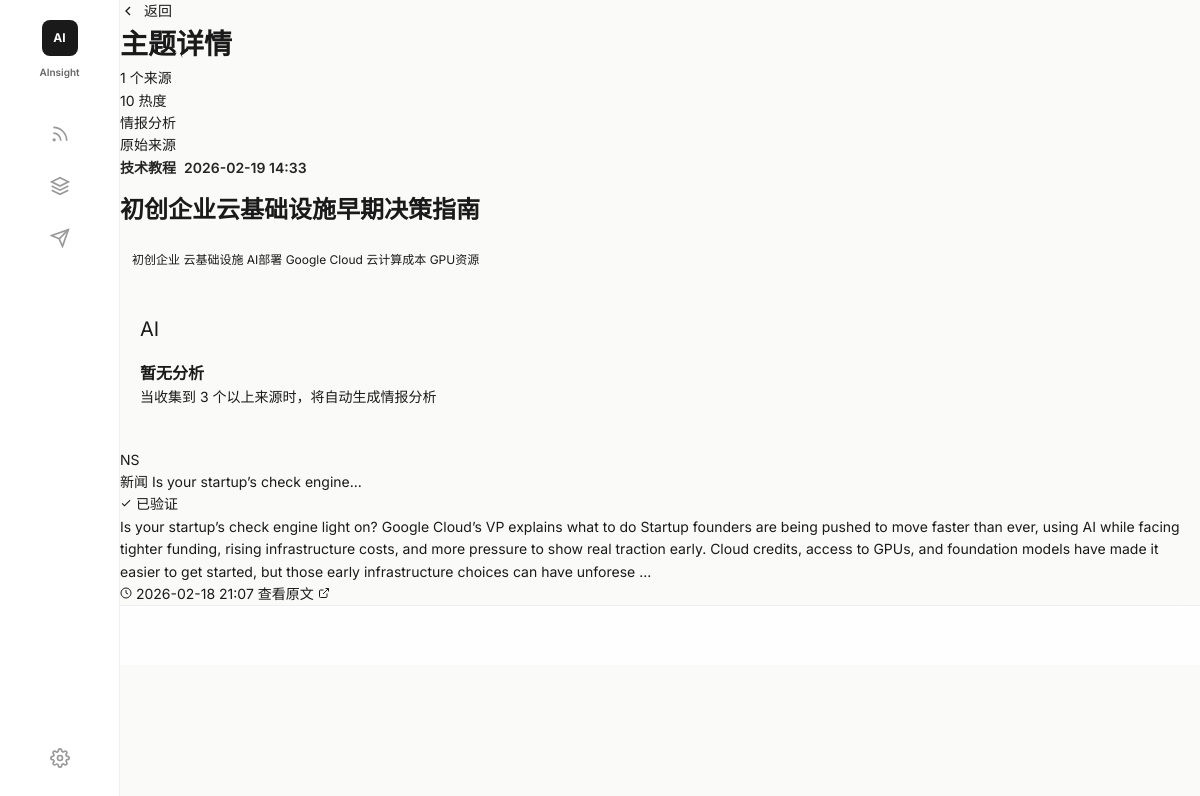
Before: /topic/5 with the older database file.
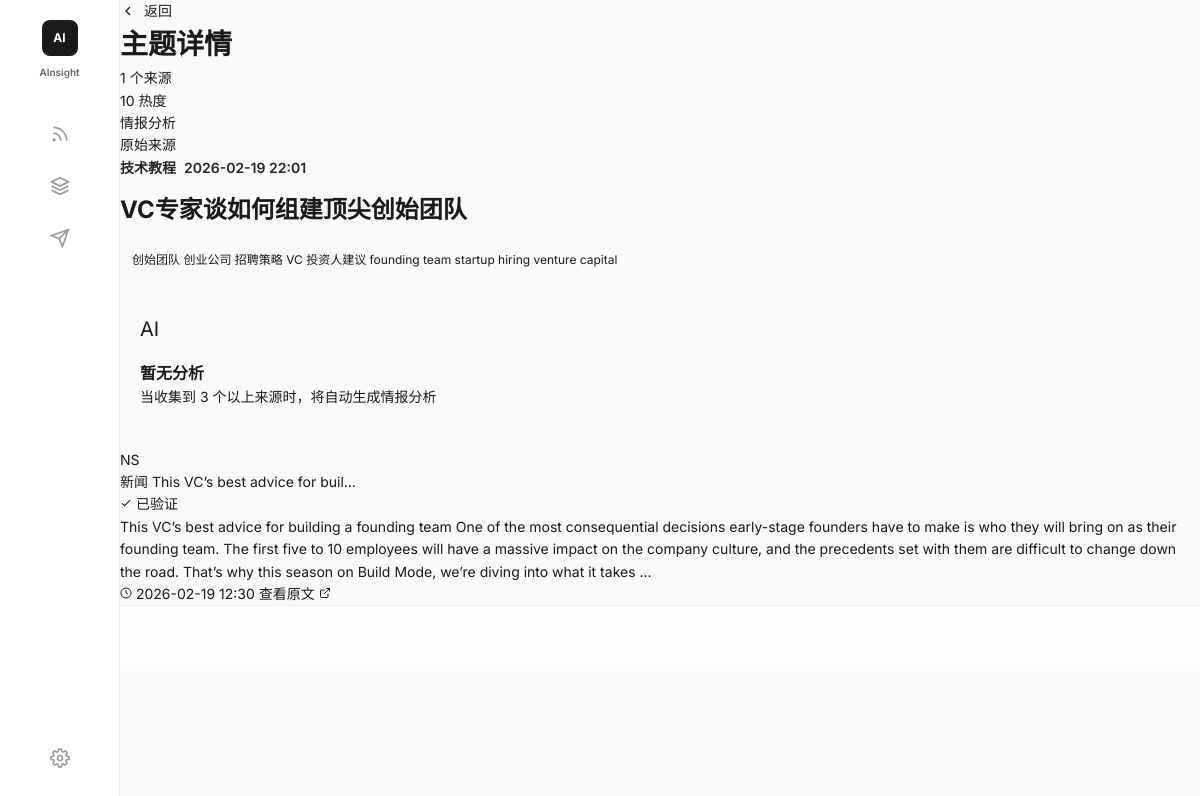
After: the same page with the newer database file.
### src/database/models.py (models this page shows, shortened)
class Topic(Base):
    __tablename__ = "topics"
    id = Column(Integer, primary_key=True, autoincrement=True)
    title = Column(String(200), nullable=False, comment="主题标题")
    slug = Column(String(100), unique=True, nullable=False, comment="URL 友好标识")
    description = Column(Text, comment="主题描述")
    keywords = Column(Text, comment="关键词，空格分隔")
    category = Column(SQLEnum(IntelCategoryEnum), comment="情报类型")
    tags = Column(JSON, comment="标签列表")
    heat_score = Column(Integer, default=0, comment="热度评分 1-100")
    source_count = Column(Integer, default=0, comment="关联的原始内容数量")
    status = Column(SQLEnum(TopicStatusEnum), default=TopicStatusEnum.ACTIVE, comment="主题状态")
    merged_into_id = Column(Integer, ForeignKey("topics.id"), comment="合并到的主题 ID")
    first_seen_at = Column(DateTime, comment="首次发现时间")
    last_updated_at = Column(DateTime, comment="最后更新时间")
    created_at = Column(DateTime, server_default=func.now())
    raw_contents = relationship("RawContent", back_populates="topic")
    intelligence_package = relationship("IntelligencePackage", back_populates="topic", uselist=False)
    merged_topics = relationship("Topic", backref="merged_into", remote_side=[id])
    __table_args__ = (
        Index("idx_topics_category", "category"),
        Index("idx_topics_status", "status"),
        Index("idx_topics_heat", "heat_score"),
        Index("idx_topics_slug", "slug"),
    )

class RawContent(Base):
    __tablename__ = "raw_contents"
    id = Column(Integer, primary_key=True, autoincrement=True)
    source_type = Column(SQLEnum(SourceTypeEnum), nullable=False, comment="来源类型")
    source_url = Column(String(1000), nullable=False, comment="原始链接")
    source_url_hash = Column(String(64), unique=True, nullable=False, comment="URL 哈希去重")
    kol_id = Column(Integer, ForeignKey("kols.id"), comment="关联的 KOL")
    title = Column(String(500), comment="标题")
    text_content = Column(Text, nullable=False, comment="文本内容")
    media_urls = Column(JSON, comment="媒体 URL 列表")
    code_snippet = Column(Text, comment="代码片段")
    likes = Column(Integer, default=0)
    retweets = Column(Integer, default=0)
    replies = Column(Integer, default=0)
    stars = Column(Integer, default=0, comment="GitHub stars")
    forks = Column(Integer, default=0, comment="GitHub forks")
    topic_id = Column(Integer, ForeignKey("topics.id"), comment="关联的主题")
    relevance_score = Column(Float, default=0.0, comment="与主题的相关度 0-1")
    is_clustered = Column(Boolean, default=False, comment="是否已聚类")
    is_synthesized = Column(Boolean, default=False, comment="是否已合成到情报包")
    published_at = Column(DateTime, comment="发布时间")
    fetched_at = Column(DateTime, server_default=func.now(), comment="抓取时间")
    clustered_at = Column(DateTime, comment="聚类时间")
    raw_data = Column(JSON, comment="原始 JSON 数据")
    created_at = Column(DateTime, server_default=func.now())
    kol = relationship("KOL", back_populates="raw_contents")
    topic = relationship("Topic", back_populates="raw_contents")
    __table_args__ = (
        Index("idx_raw_contents_source_type", "source_type"),
        Index("idx_raw_contents_kol", "kol_id"),
        Index("idx_raw_contents_topic", "topic_id"),
        Index("idx_raw_contents_clustered", "is_clustered"),
        Index("idx_raw_contents_published", "published_at"),
    )

### src/web/app.py (the view)
@app.get("/topic/{topic_id}", response_class=HTMLResponse)
async def topic_detail(request: Request, topic_id: int):
    topic = await db.get_topic_by_id(topic_id)
    if not topic:
        return templates.TemplateResponse("404.html", {
            "request": request,
            "message": "主题不存在"
        }, status_code=404)
    contents = await db.get_topic_contents(topic_id)
    intel = await db.get_topic_intelligence(topic_id)
    return templates.TemplateResponse("topic_detail.html", {
        "request": request,
        "topic": topic,
        "contents": contents,
        "intel": intel,
    })

### src/web/templates/topic_detail.html (shortened to what this page needs)
{% extends "base.html" %}
{% block content %}
<header class="top-header">
    <div class="header-left">
        <a href="/topics" style="display: flex; align-items: center; gap: 8px; color: var(--color-text-muted); margin-right: 16px;">
            <svg width="16" height="16" viewBox="0 0 24 24" fill="none" stroke="currentColor" stroke-width="2">
                <polyline points="15 18 9 12 15 6"/>
            </svg>
            返回
        </a>
        <h1 class="header-title">主题详情</h1>
    </div>
    <div class="header-stats">
        <div class="stat-item">
            <span class="stat-value">{{ topic.source_count }}</span>
            <span>个来源</span>
        </div>
        <div class="stat-item">
            <span class="stat-value">{{ topic.heat_score }}</span>
            <span>热度</span>
        </div>
    </div>
</header>
<div class="split-feed">
    <div class="feed-grid">
        <div class="column-header">情报分析</div>
        <div class="column-header">原始来源</div>
        <div class="insight-card" style="grid-column: 1 / -1;">
            <div class="insight-header">
                <span class="insight-category category-{{ topic.category.value if topic.category else 'other' }}">
                    {% if topic.category %}
                        {% if topic.category.value == 'model_release' %}模型发布
                        {% elif topic.category.value == 'funding' %}融资动态
                        {% elif topic.category.value == 'product_launch' %}产品上线
                        {% elif topic.category.value == 'research' %}学术研究
                        {% elif topic.category.value == 'drama' %}行业动态
                        {% elif topic.category.value == 'tutorial' %}技术教程
                        {% elif topic.category.value == 'market_signal' %}市场信号
                        {% else %}资讯{% endif %}
                    {% else %}资讯{% endif %}
                </span>
                <span class="insight-time">{{ topic.first_seen_at.strftime('%Y-%m-%d %H:%M') if topic.first_seen_at else '今天' }}</span>
            </div>
            <h2 class="insight-title" style="font-size: 24px;">{{ topic.title }}</h2>
            {% if topic.keywords %}
            <div style="display: flex; flex-wrap: wrap; gap: 8px; margin-top: 16px;">
                {% for keyword in topic.keywords.split(',')[:8] %}
                <span style="padding: 4px 12px; background: var(--color-accent-light); border-radius: 12px; font-size: 12px; color: var(--color-text-secondary);">
                    {{ keyword.strip() }}
                </span>
                {% endfor %}
            </div>
            {% endif %}
        </div>
        {% if intel %}
        <div class="insight-card">
            <div class="insight-header">
                <span class="insight-category" style="background: var(--color-match-bg); color: var(--color-match-text);">
                    <svg width="12" height="12" viewBox="0 0 24 24" fill="currentColor">
                        <path d="M9 16.17L4.83 12l-1.42 1.41L9 19 21 7l-1.41-1.41z"/>
                    </svg>
                    AI 分析
                </span>
            </div>
            {% if intel.tldr %}
            <h3 class="insight-title" style="font-size: 16px; margin-bottom: 12px;">摘要</h3>
            <div class="insight-summary" style="margin-bottom: 20px;">
                <div class="summary-item">
                    <span class="summary-dot"></span>
                    <span>{{ intel.tldr }}</span>
                </div>
            </div>
            {% endif %}
            {% if intel.fact_summary %}
            <h3 class="insight-title" style="font-size: 16px; margin-bottom: 12px;">事实总结</h3>
            <div class="insight-summary" style="margin-bottom: 20px;">
                <div class="summary-item">
                    <span class="summary-dot"></span>
                    <span>{{ intel.fact_summary }}</span>
                </div>
            </div>
            {% endif %}
            {% if intel.action_guide %}
            <div class="action-guide">
                <div class="action-guide-label">行动指南</div>
                <div class="action-guide-text">{{ intel.action_guide }}</div>
            </div>
            {% endif %}
            {% if intel.logic_chain %}
            <h3 class="insight-title" style="font-size: 16px; margin-bottom: 12px;">逻辑链</h3>
            <div class="insight-summary" style="margin-bottom: 20px;">
                <div class="summary-item">
                    <span class="summary-dot"></span>
                    <span>{{ intel.logic_chain }}</span>
                </div>
            </div>
            {% endif %}
            {% if intel.verdict %}
            <div style="padding: 16px; background: var(--color-bg-secondary); border-radius: 8px; margin-top: 16px;">
                <div style="font-size: 11px; font-weight: 600; color: var(--color-text-muted); text-transform: uppercase; margin-bottom: 8px;">结论</div>
                <div style="font-size: 14px; color: var(--color-text-primary); line-height: 1.6;">{{ intel.verdict }}</div>
            </div>
            {% endif %}
        </div>
        {% else %}
        <div class="insight-card">
            <div class="empty-state" style="padding: 40px 20px;">
                <div class="empty-icon" style="width: 48px; height: 48px; font-size: 20px;">AI</div>
                <h3 class="empty-title" style="font-size: 16px;">暂无分析</h3>
                <p class="empty-text">当收集到 3 个以上来源时，将自动生成情报分析</p>
            </div>
        </div>
        {% endif %}
        <div style="display: flex; flex-direction: column; gap: 16px;">
            {% if contents %}
            {% for content in contents %}
            <div class="evidence-card">
                <div class="evidence-header">
                    <div class="evidence-source">
                        <div class="source-avatar">
                            {% if content.source_type %}
                                {% if content.source_type.value == 'x_kol' %}TW
                                {% elif content.source_type.value == 'github' %}GH
                                {% elif content.source_type.value == 'news' %}NS
                                {% else %}RS{% endif %}
                            {% else %}RS{% endif %}
                        </div>
                        <div class="source-info">
                            <span class="source-name">
                                {% if content.source_type %}
                                    {% if content.source_type.value == 'x_kol' %}Twitter/X
                                    {% elif content.source_type.value == 'github' %}GitHub
                                    {% elif content.source_type.value == 'news' %}新闻
                                    {% else %}{{ content.source_type.value }}{% endif %}
                                {% else %}未知{% endif %}
                            </span>
                            <span class="source-handle">
                                {% if content.title %}{{ content.title[:30] }}{% if content.title|length > 30 %}...{% endif %}{% else %}来源{% endif %}
                            </span>
                        </div>
                    </div>
                    <span class="match-badge">
                        <svg width="12" height="12" viewBox="0 0 24 24" fill="currentColor">
                            <path d="M9 16.17L4.83 12l-1.42 1.41L9 19 21 7l-1.41-1.41z"/>
                        </svg>
                        已验证
                    </span>
                </div>
                <div class="evidence-content">
                    {{ content.text_content[:400] if content.text_content else '暂无内容' }}
                    {% if content.text_content and content.text_content|length > 400 %}...{% endif %}
                </div>
                <div class="evidence-meta">
                    <span class="evidence-time">
                        <svg width="12" height="12" viewBox="0 0 24 24" fill="none" stroke="currentColor" stroke-width="2">
                            <circle cx="12" cy="12" r="10"/>
                            <path d="M12 6v6l4 2"/>
                        </svg>
                        {{ content.published_at.strftime('%Y-%m-%d %H:%M') if content.published_at else '未知' }}
                    </span>
                    {% if content.source_url %}
                    <a href="{{ content.source_url }}" target="_blank" class="evidence-link">
                        查看原文
                        <svg width="12" height="12" viewBox="0 0 24 24" fill="none" stroke="currentColor" stroke-width="2">
                            <path d="M18 13v6a2 2 0 0 1-2 2H5a2 2 0 0 1-2-2V8a2 2 0 0 1 2-2h6"/>
                            <polyline points="15 3 21 3 21 9"/>
                            <line x1="10" y1="14" x2="21" y2="3"/>
                        </svg>
                    </a>
                    {% endif %}
                </div>
            </div>
            {% endfor %}
            {% endif %}
        </div>
    </div>
</div>
{% endblock %}

### src/web/templates/base.html (shortened to what this page needs)
<!DOCTYPE html>
<html lang="zh-CN">
<head>
    <link rel="stylesheet" href="/static/css/style.css">
</head>
<body>
    <div class="app">
        <aside class="sidebar">
            <a href="/" class="logo">AI</a>
            <span class="logo-text">AInsight</span>
            <nav class="nav-buttons">
                <div class="nav-btn" data-modal="rss">
                    <svg viewBox="0 0 24 24" fill="none" stroke="currentColor" stroke-width="2">
                        <path d="M4 11a9 9 0 0 1 9 9"/>
                        <path d="M4 4a16 16 0 0 1 16 16"/>
                        <circle cx="5" cy="19" r="1"/>
                    </svg>
                </div>
                <div class="nav-btn" data-modal="model">
                    <svg viewBox="0 0 24 24" fill="none" stroke="currentColor" stroke-width="2">
                        <path d="M12 2L2 7l10 5 10-5-10-5z"/>
                        <path d="M2 17l10 5 10-5"/>
                        <path d="M2 12l10 5 10-5"/>
                    </svg>
                </div>
                <div class="nav-btn" data-modal="telegram">
                    <svg viewBox="0 0 24 24" fill="none" stroke="currentColor" stroke-width="2">
                        <path d="M22 2L11 13"/>
                        <path d="M22 2L15 22l-4-9-9-4 20-7z"/>
                    </svg>
                </div>
                <div style="flex: 1;"></div>
                <div class="nav-btn" data-modal="settings">
                </div>
            </nav>
        </aside>
        <main class="main-content">
            {% block content %}{% endblock %}
            <div class="timeline-bar">
            </div>
        </main>
    </div>
</body>
</html>

Changed rows visible on the page:
removed RawContent: source_type "NS", title "Is your startup’s check engine", text_content "Is your startup’s check engine light on? Google Cloud’s VP explains what to do Startup founders are being pushed to move faster than ever, using AI while facing tighter funding, rising infrastructure costs, and more pressure to show real traction early. Cloud credits, access to GPUs, and foundation models have made it easier to get started, but those early infrastructure choices can have unforese", published_at "2026-02-18 21:07"
changed Topic: first_seen_at "2026-02-19 14:33" → "2026-02-19 22:01"; title "初创企业云基础设施早期决策指南" → "VC专家谈如何组建顶尖创始团队"; strip "初创企业 云基础设施 AI部署 Google Cloud 云计算成本 GPU资源" → "创始团队 创业公司 招聘策略 VC 投资人建议 founding team startup hiring venture capital"
added RawContent: source_type "NS", title "This VC’s best advice for buil", text_content "This VC’s best advice for building a founding team One of the most consequential decisions early-stage founders have to make is who they will bring on as their founding team. The first five to 10 employees will have a massive impact on the company culture, and the precedents set with them are difficult to change down the road. That’s why this season on Build Mode, we’re diving into what it takes", published_at "2026-02-19 12:30"
